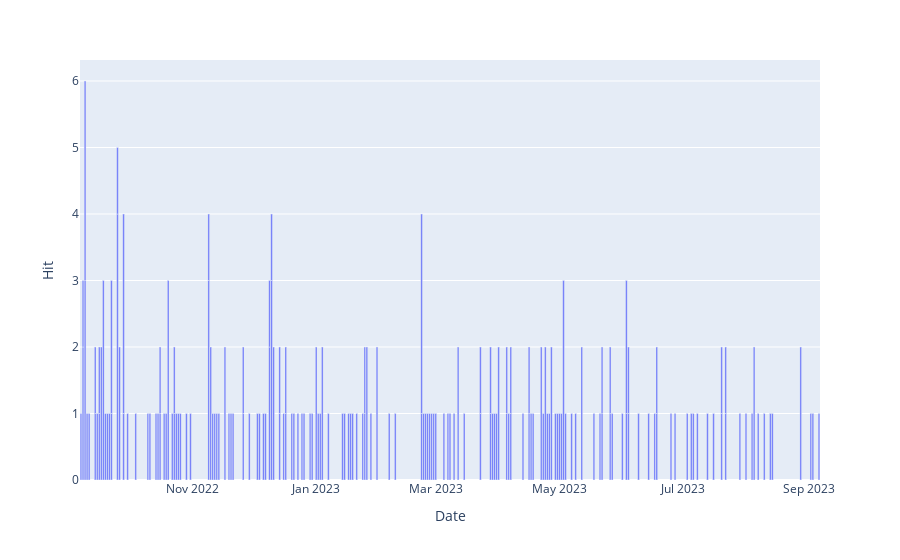

The notebook cell this image was saved under:
### Code cell
fig = px.bar(naters_hits, x='Date', y='Hit')
fig.show()

### Figure 1 — Plotly figure (JSON) as saved in the notebook; plotly's stock layout.template omitted (floating-point values rounded to 4 significant figures; data arrays with more than 128 entries replaced by an {"elided": "..."} marker saying what was removed)
{"data": [{"alignmentgroup": "True", "hovertemplate": "Date=%{x}<br>Hit=%{y}<extra></extra>", "legendgroup": "", "marker": {"color": "#636efa", "pattern": {"shape": ""}}, "name": "", "offsetgroup": "", "orientation": "v", "showlegend": false, "textposition": "auto", "type": "bar", "x": {"elided": "186 str values"}, "xaxis": "x", "y": {"elided": "186 int values"}, "yaxis": "y"}], "layout": {"barmode": "relative", "legend": {"tracegroupgap": 0}, "margin": {"t": 60}, "xaxis": {"anchor": "y", "domain": [0, 1], "title": {"text": "Date"}}, "yaxis": {"anchor": "x", "domain": [0, 1], "title": {"text": "Hit"}}}}
